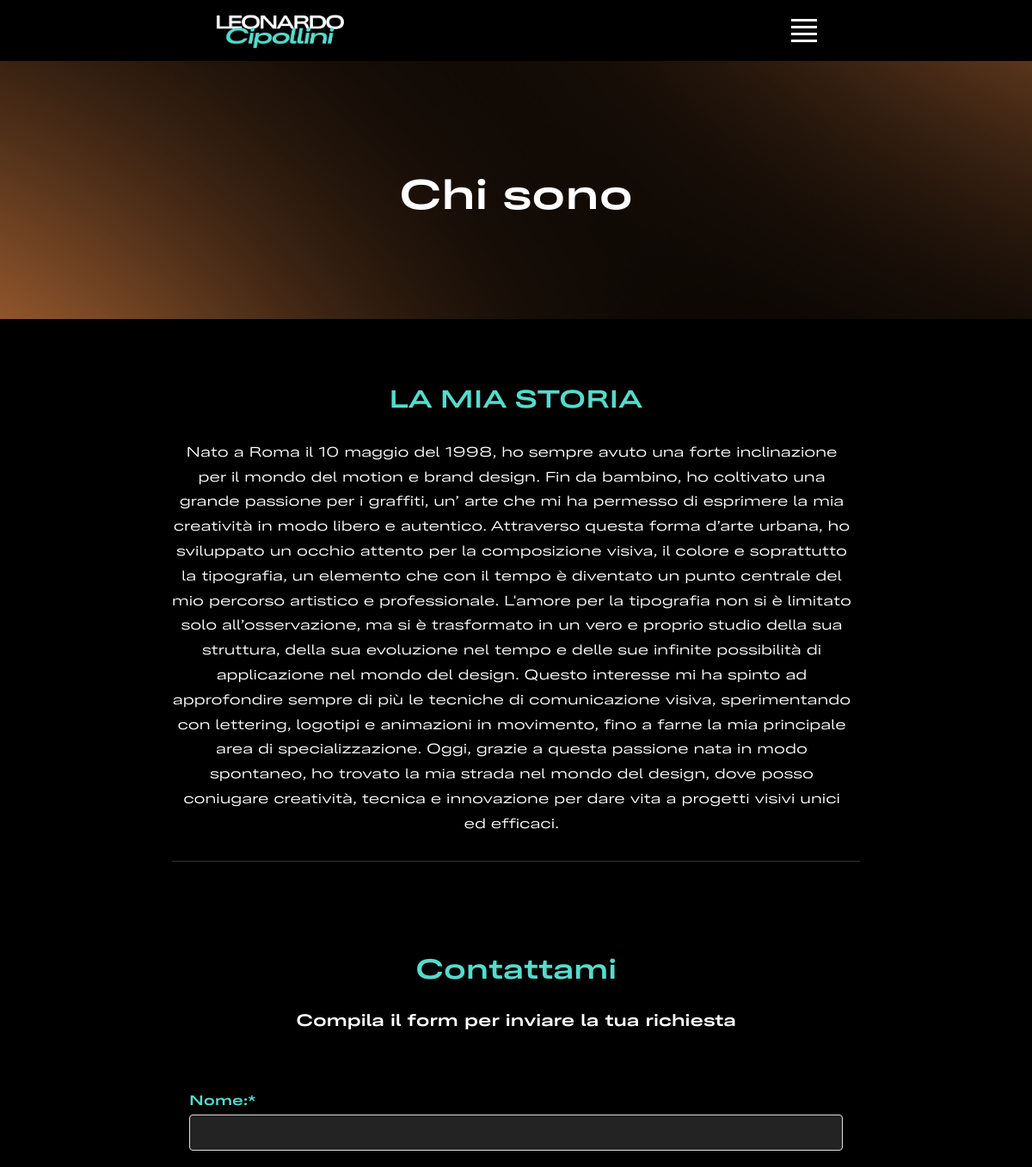
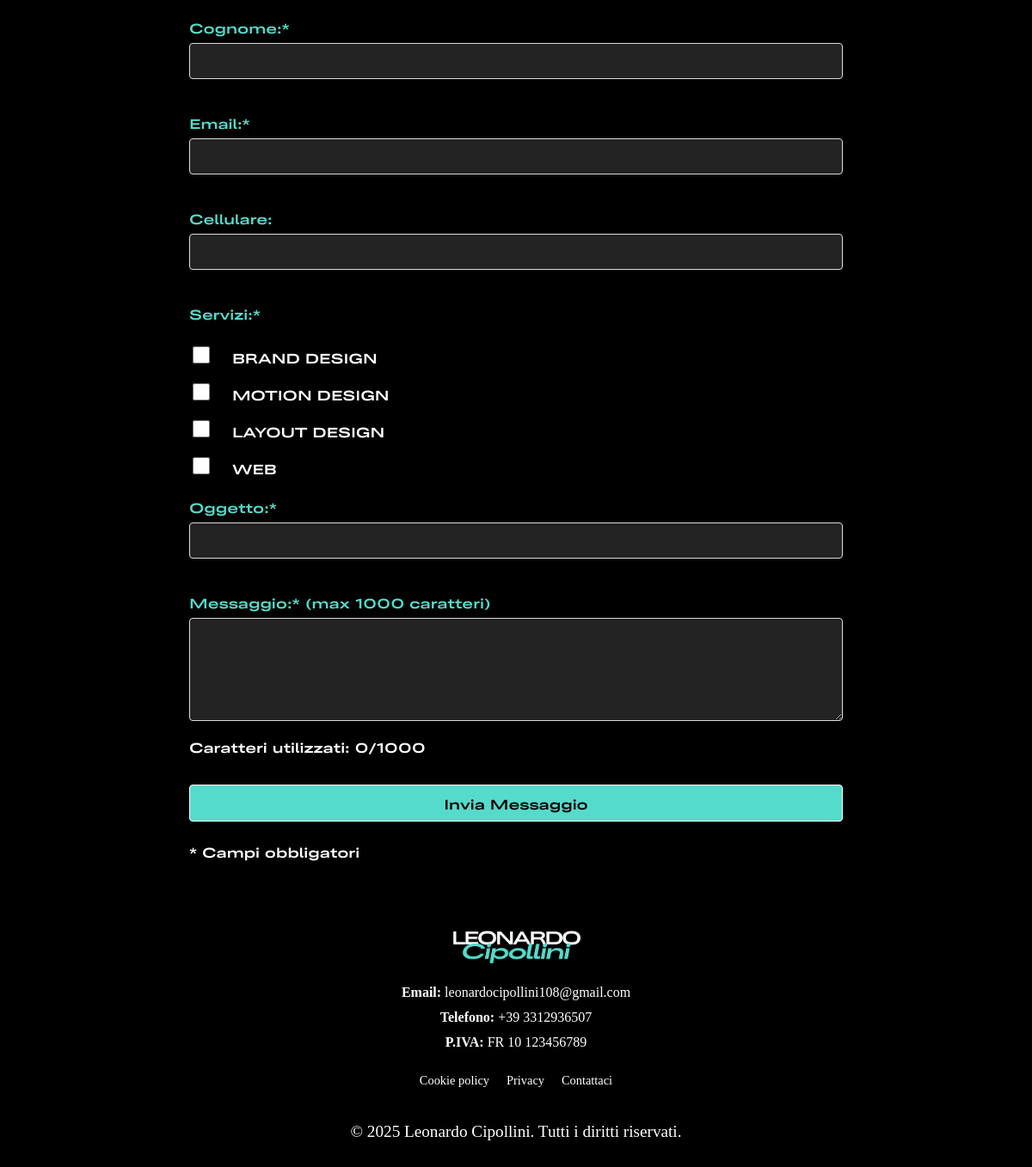
/contatti.php, run on the app's committed database (2 pictures, top to bottom).
### tables this page shows
CREATE TABLE `chi_sono` (
  `id` int(11) NOT NULL,
  `title` varchar(255) DEFAULT NULL,
  `articolo` varchar(255) DEFAULT NULL,
  `description` text DEFAULT NULL,
  PRIMARY KEY (`id`)
);

### contatti.php (the view, shortened to what this page needs)
<?php
include 'includes/config.php';
include 'includes/header.php';
include 'includes/footer.php';
?>
<!DOCTYPE html>
<html lang="it">
<head>
</head>
<body>
<?php
require_once 'includes/db.php';
try {
    $stmt = $pdo->query("SELECT * FROM chi_sono");
    $json_data = $stmt->fetchAll(PDO::FETCH_ASSOC);
} catch (PDOException $e) {
    die('<p style="color:red; text-align:center;">Errore nella lettura dei servizi dal database.</p>');
}
?>
<section class="sfondo">
    <div class="sfondo-content">
        <?php foreach ($json_data as $item) { if ($item["id"] == 1 ) { echo "<h2>{$item['title']}</h2>"; } }  ?>
    </div>
</section>
<section class="services">
    <div class="container">
       <?php foreach ($json_data as $item) { if ($item["id"] == 1 ) { echo "<h2>{$item['articolo']}</h2>"; } }  ?>
            <div class="service-item">
                <?php foreach ($json_data as $item) { if ($item["id"] == 1 ) { echo "<p>{$item['description']}</p>"; } }  ?>
            </div>
    </div>
</section>
<?php include 'includes/contact_form.php'; ?>
</body>
</html>

### data on the page
chi_sono: title "Chi sono", articolo "LA MIA STORIA", description "Nato a Roma il 10 maggio del 1998, ho sempre avuto una forte inclinazione per il mondo del motion e brand design. Fin da bambino, ho coltivato una grande passione per i graffiti, un’ arte che mi ha permesso di esprimere la mia creatività in modo libero e autentico. Attraverso questa forma d’arte urbana, ho sviluppato un occhio attento per la composizione visiva, il colore e soprattutto la tipografia, un elemento che con il tempo è diventato un punto centrale del mio percorso artistico e professionale. L'amore per la tipografia non si è limitato solo all’osservazione, ma si è trasformato in un vero e proprio studio della sua struttura, della sua evoluzione nel tempo e delle sue infinite…"

### other printed values
$label "Cookie policy"
$label "Privacy"
$label "Contattaci"
$site_name "Leonardo Cipollini"
